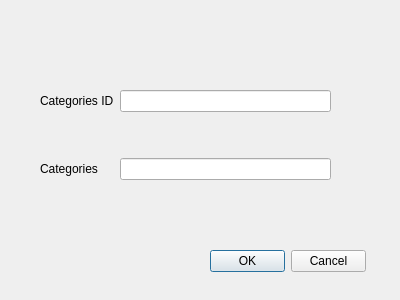
<?xml version="1.0" encoding="UTF-8"?>
<ui version="4.0">
 <class>Dialog</class>
 <widget class="QDialog" name="Dialog">
  <property name="geometry">
   <rect>
    <x>0</x>
    <y>0</y>
    <width>400</width>
    <height>300</height>
   </rect>
  </property>
  <property name="windowTitle">
   <string>Dialog</string>
  </property>
  <widget class="QWidget" name="gridLayoutWidget">
   <property name="geometry">
    <rect>
     <x>40</x>
     <y>50</y>
     <width>291</width>
     <height>171</height>
    </rect>
   </property>
   <layout class="QGridLayout" name="gridLayout">
    <item row="0" column="1">
     <widget class="QLineEdit" name="txtCategoryID">
      <property name="readOnly">
       <bool>true</bool>
      </property>
     </widget>
    </item>
    <item row="0" column="0">
     <widget class="QLabel" name="lblCategoryID">
      <property name="text">
       <string>Categories ID</string>
      </property>
     </widget>
    </item>
    <item row="1" column="0">
     <widget class="QLabel" name="lblCategory">
      <property name="text">
       <string>Categories</string>
      </property>
     </widget>
    </item>
    <item row="1" column="1">
     <widget class="QLineEdit" name="txtCategory"/>
    </item>
   </layout>
  </widget>
  <widget class="QDialogButtonBox" name="buttonBox">
   <property name="geometry">
    <rect>
     <x>210</x>
     <y>250</y>
     <width>156</width>
     <height>23</height>
    </rect>
   </property>
   <property name="standardButtons">
    <set>QDialogButtonBox::Cancel|QDialogButtonBox::Ok</set>
   </property>
  </widget>
 </widget>
 <resources/>
 <connections/>
</ui>
